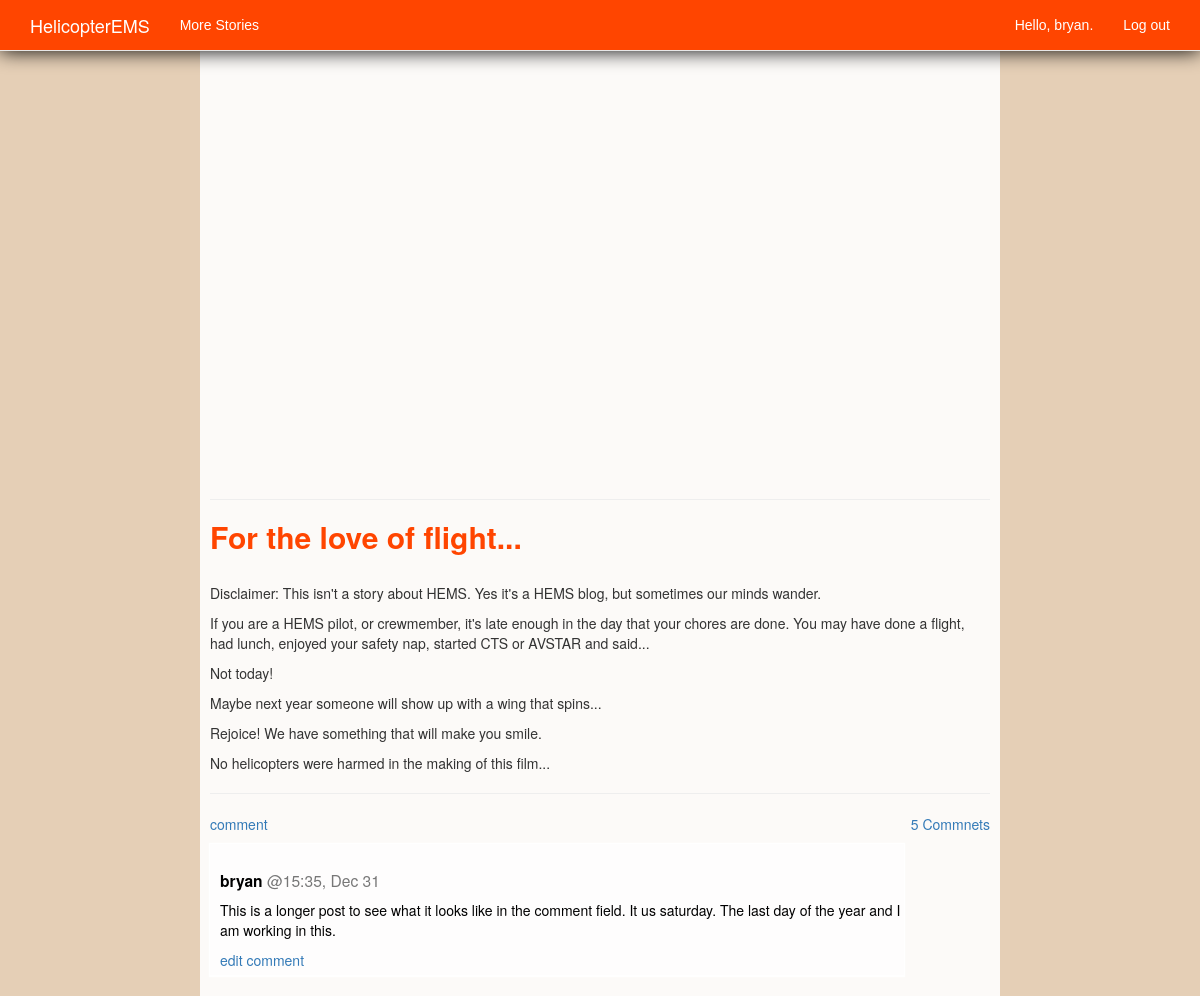
The app's page /topic/23/ (signed in) with its own data.
### hems_blog/models.py (models this page shows, shortened)
class Topic(models.Model):
	text=models.TextField(max_length=100000)
	title=models.CharField(max_length=120)
	video=models.TextField(max_length=10000)
	image = models.FileField(null=True, blank=True)
	date_added=models.DateTimeField(auto_now=False, auto_now_add=True)

class Entry(models.Model):
	topic=models.ForeignKey(Topic)
	owner=models.ForeignKey(User)
	text=models.TextField()
	date_added=models.DateTimeField(auto_now_add=True)
	class Meta:
		verbose_name_plural='entries'

### hems_blog/views.py (the view)
# urls.py: url(r'^topic/(?P<topic_id>\d+)/$',views.topic, name='topic'),
def topic(request, topic_id):
	topic=Topic.objects.get(id=topic_id)
	entries=topic.entry_set.order_by('-date_added')
	context={'topic':topic,'entries':entries}
	return render(request, 'hems_blog/topic.html', context)

### hems_blog/templates/hems_blog/topic.html (shortened to what this page needs)
{% extends 'hems_blog/base.html' %}
{% block content %}
<div class="panel-body" style="padding-top:40px; padding-bottom:20px;;padding-left:10px;
                   padding-right:10px;
                   margin-top:0px;background-color:rgba(255,255,255, 0.9);
                   max-width:900px;">
			{% if topic.video != "0" %}
				<div class="embed-responsive embed-responsive-16by9">
					<iframe  frameborder=0 allowfullscreen src="{{topic.video}}">
					</iframe>
				</div>
				<hr />
			{% endif %}
			<h2 style="color:orangered; font-weight:bold;">
				{{topic.title}}
			</h2>
			<p style="text-align:justify;margin:0px 30px 30px 30px;">
				{{topic.text|linebreaks}}
			</p>
			<hr />
			<p>
				<a href="{% url 'hems_blog:new_entry' topic.id %}" >
					comment
				</a>
				<a href="{% url 'hems_blog:new_entry' topic.id %}" style="float:right">
					{% for entry in entries %}
						{% if forloop.first %}
							{{forloop.revcounter}} Commnets
						{% endif %}
					{% endfor %}
				</a>
			</p>
		{% for entry in entries|slice:":1" %}
		<div style="padding-bottom:0px;" >
			<div class="panel-body" style="box-shadow:0px 0px 1px 1px #FFF;
						background-color:rgba(255,255,255 0.5);
						padding:0px 0px 5px 10px;
						border-bottom: solid 1px #FFF;
						margin:0;
                        width:100%;">
				<h3>
					<small>
						<a style="color:black;">
							<b>
								{{entry.owner}}
							</b>
						</a>
						@{{ entry.date_added|date:'H:i, M d'}}
					</small>
				</h3>
				<p>
					<a style="text-decoration:none; color:black;">
						{{entry.text|linebreaks}}
					</a>
				</p>
				{% if user == entry.owner %}
				<a href="{% url 'hems_blog:edit_entry' entry.id %}">
					edit comment
				</a>
				{% endif %}
			</div>
			{% empty %}
			Be the first to make a comment.
		</div>
		{% endfor %}
	</div>
{% endblock content %}

### hems_blog/templates/hems_blog/base.html (shortened to what this page needs)
{% load bootstrap3 %}
<!DOCTYPE html>
<html lang="en">
	<head>
		{% bootstrap_css%}
	</head>
	<body
style="background-color:#E5CFB6;">
		<nav class="navbar navbar-default navbar-fixed-top" style="padding:0px 5px 0px 5px;">
			<div class="container"  style="background-color:orangered;">
				<div class="navbar-header">
					<a class="navbar-brand" href="{% url 'hems_blog:index' %}">
						HelicopterEMS
					</a>
				</div>
				<div id="navbar" class="navbar-collapse collapse">
					<ul class="nav navbar-nav ">
						<li >
							<a   href="{% url 'hems_blog:topics' %}">
								More Stories
							</a>
						</li>
					</ul>
					<ul class="nav navbar-nav navbar-right">
						{% if user.is_authenticated %}
							<li >
								<a>
									Hello, {{ user.username }}.
								</a>
							</li>
							<li>
								<a href="{% url 'users:logout' %}">
									Log out
								</a>
							</li>
						{% endif %}
					</ul>
				</div>
			</div>
		</nav>
			<div class="container" style="width:100%; height:100%; padding-top:0px; ">
			<div style="padding-top:0px; ">
			<div class="row"   >
 <div class="col-lg-offset-2 col-md-10 col-md-offset-1 col-sm-offset-1 col-lg-8 col-sm-10 col-xs-12" style="padding-left:0px;padding-right:0px;">
{% block content %}{% endblock content %}
			</div>
			</div>
			</div>
			</div>
		</div>
	</body>
</html>

### hems_blog/templates/hems_blog/base.html (style rules this page uses)
html { height: 100%; }
.navbar { margin-bottom:0px; -webkit-box-shadow:0px 0px 20px #000; }
.navbar-default { background-color:orangered; padding-bottom:0px; }
.navbar-default .navbar-brand { color: #FFF; }
.navbar-default .navbar-nav { color:#FFF; font-family:Verdana,Geneva,Tahoma,Arial,Helvetica,sans-serif; }
.navbar-default .navbar-nav > li> a { color:#FFF; }
body {  background-color:#F0C797; background-repeat: no-repeat; background-position: center center; background-attachment: fixed; -webkit-background-size: cover; -moz-background-size:cover; -o-background-size:cover; background-size: cover; margin: 0; padding: 0; font-family: "Helvetica Neue",Helvetica,Arial,sans-serif; }
.panel-body { background-color:rgba(255,255,255, 0.7); margin-top:30px; padding:0px; margin-left: auto; margin-right:auto; max-width:89%; }

### records on screen
Topic: title "For the love of flight...", text "Disclaimer: This isn't a story about HEMS. Yes it's a HEMS blog, but sometimes our minds wander. If you are a HEMS pilot, or crewmember, it's late enough in the day that your chores are done. You may have done a flight, had lunch, enjoyed your safety nap, started CTS or AVSTAR and said... Not today! Maybe next year someone will show up with a wing that spins... Rejoice! We have something that will make you smile. No helicopters were harmed in the making of this film..."
Entry: owner "bryan", date_added "15:35, Dec 31", shows "edit comment"

### other values on screen
{{ user.username }} "bryan"
